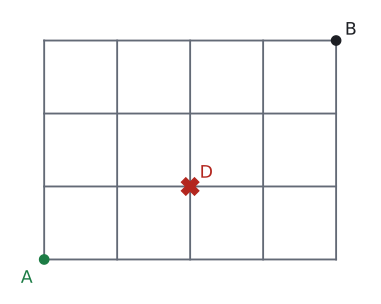

This chart was generated by the following Python code:
import sys; sys.path.insert(0, "tools")
from cizim import *

# Alıştırma soru 11: 4 x 3 ızgara, D kavşağı (A'dan 2 sağ 1 yukarı) kapalı.
fig, ax = sekil(5, 3.9)
ax.axis("off"); ax.set_aspect("equal")
M, N = 4, 3
for x in range(M + 1): ax.plot([x, x], [0, N], color=SOLUK, lw=1.4)
for y in range(N + 1): ax.plot([0, M], [y, y], color=SOLUK, lw=1.4)
nokta(ax, 0, 0, "A", dx=-0.32, dy=-0.32, renk=YESIL)
ax.plot(2, 1, "X", color=KIRMIZI, markersize=13, zorder=6)
ax.text(2.13, 1.12, "D", color=KIRMIZI, fontsize=13)
nokta(ax, M, N, "B", dx=0.12, dy=0.08, renk=YAZI)
ax.set_xlim(-0.5, M + 0.5); ax.set_ylim(-0.5, N + 0.45)
kaydet(fig, __file__)
